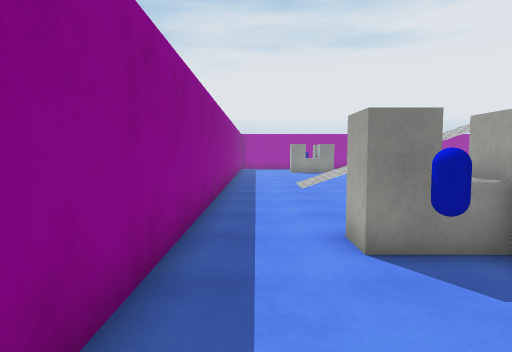
view 1 (above)

20 first-person views from a walk through a Unity game level. The camera is 1.4 m above the floor, tilts 4° down and sees 75° across. The floor is counted in squares, 1 m on a side. Each view is taken from the middle of a square. On the plan, view 1 faces up. The plan holds only what a view shows up to about 15 squares ahead; the rest is blank. The place goes on beyond the plan. The player is left out. Surface patterns are stand-ins for the level's own textures.

view 2
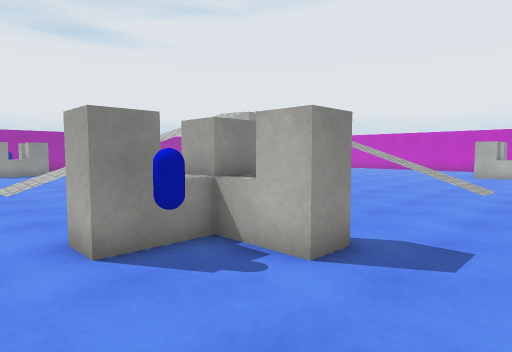

view 3
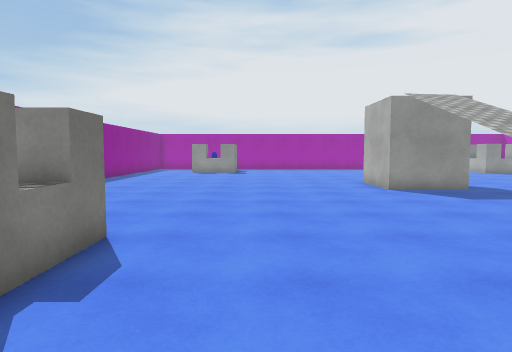

view 4
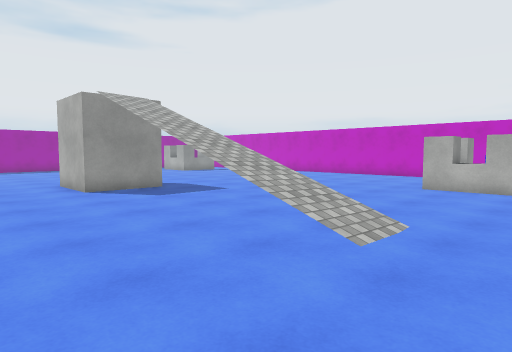

view 5
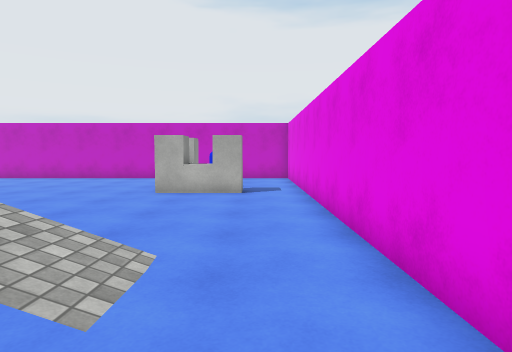

view 6
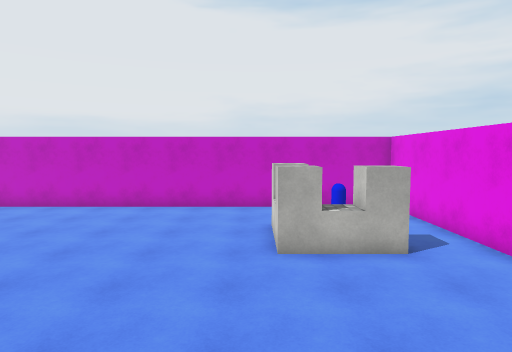

view 7
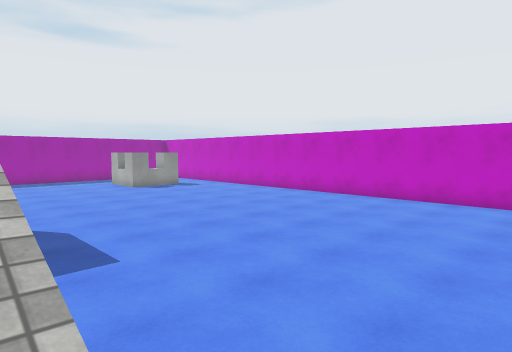

view 8
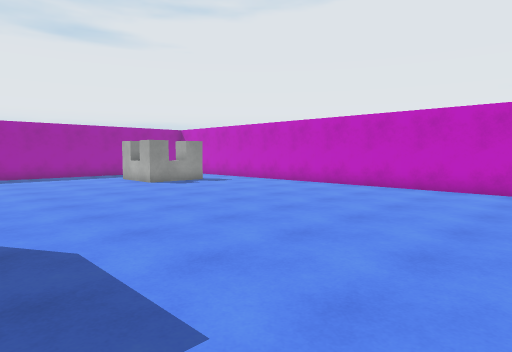

view 9
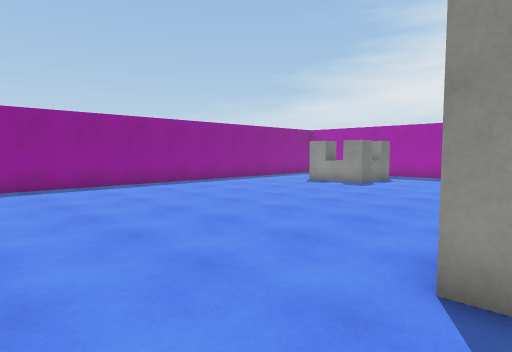

view 10
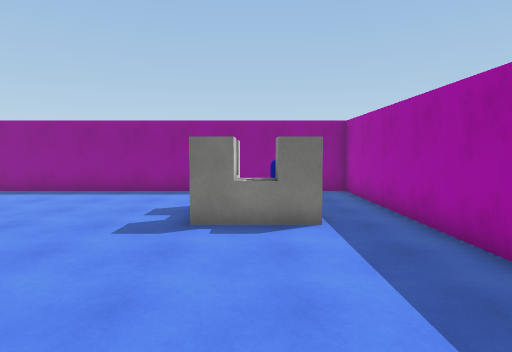

view 11
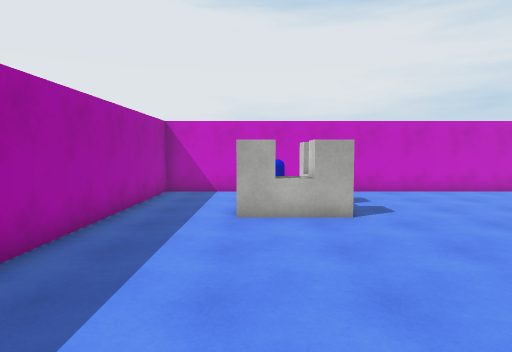

view 12
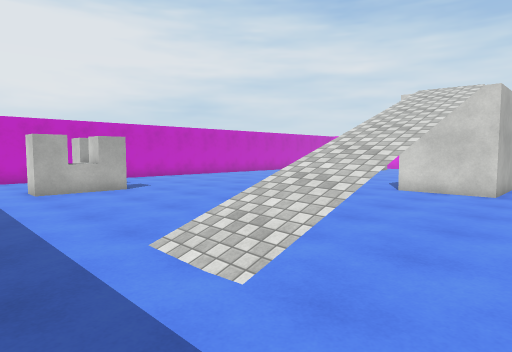

view 13
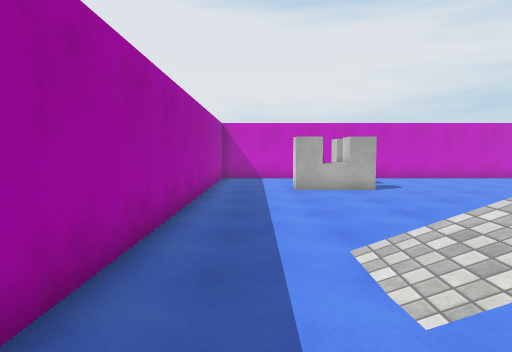

view 14
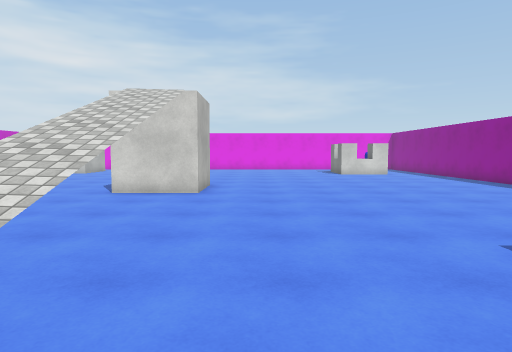

view 15
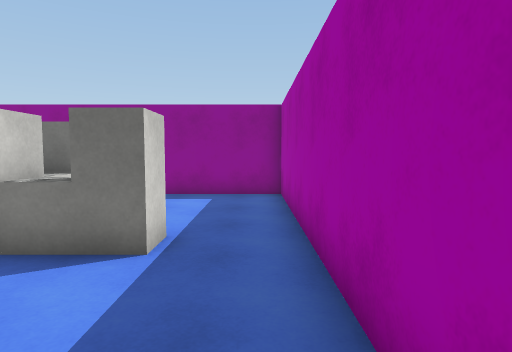

view 16
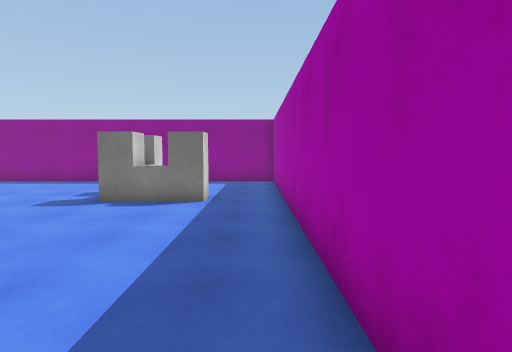

view 17
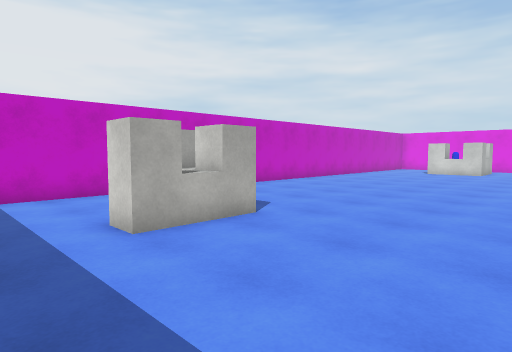

view 18
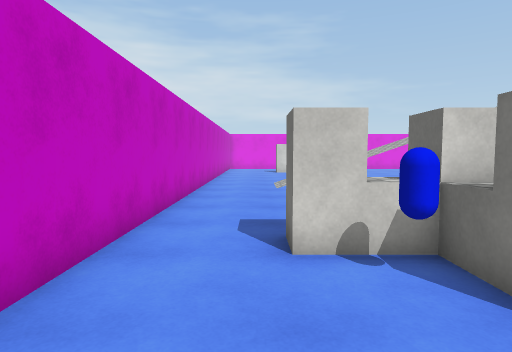

view 19
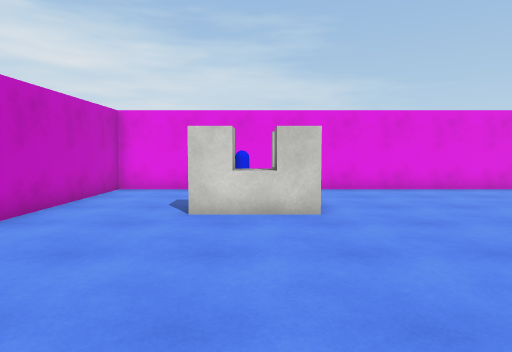

view 20
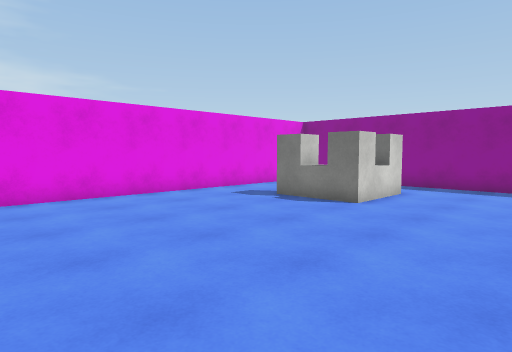

### Floor plan
Key: @ floor where view 1 was taken; # wall or solid block; . main floor; : floor 1.5 m higher than the main floor; / step, stairs or slope; = window, fence, low wall or low ledge; ^ raised ledge; v drop or lower ground; B barrier; C blue capsule; O other object.
Columns run from 1 left of view 1 to 28 right of it. Each row starts with its distance up from view 1.
 29 ##############################
 28 #............................#
 27 #............................#
 26 #....OB......................#
 25 #.    B.......//........B....#
 24 #   BBB.......//........BC...#
 23 #  ...........// .......BBB..#
 22 #.............//  ...........#
 21 #.............:/. ...........#
 20 #................ ...........#
 19 #............................#
 18 #............................#
 17 #............................#
 16 #............................#
 15 #..//// .....####..../ v=//..#
 14 #..///   ....####....^   //..#
 13 #..//= v^....####..... ////..#
 12 #............................#
 11 #............................#
 10 #............................#
  9 #............................#
  8 #............................#
  7 #............./:.............#
  6 #.............//.............#
  5 #..BBB........//.............#
  4 #..C.B........//.......BBB...#
  3 #....B........//.......BC ...#
  2 #......................B  ...#
  1    ..........................#
  0  @ ..........................#
 -1    ###########################

Where each view was taken, in squares from view 1:
view 1: 0 up, 0 right, facing up
view 2: 0 up, 0 right, facing up-right
view 3: 0 up, 7 right, facing up
view 4: 0 up, 8 right, facing up-right
view 5: 1 up, 10 right, facing right
view 6: 5 up, 14 right, facing right
view 7: 4 up, 14 right, facing up-right
view 8: 8 up, 15 right, facing up-right
view 9: 9 up, 13 right, facing up-left
view 10: 25 up, 13 right, facing left
view 11: 25 up, 14 right, facing right
view 12: 28 up, 10 right, facing down-right
view 13: 27 up, 10 right, facing right
view 14: 27 up, 10 right, facing down
view 15: 28 up, 10 right, facing left
view 16: 28 up, 15 right, facing left
view 17: 28 up, 17 right, facing down-right
view 18: 28 up, 26 right, facing down
view 19: 12 up, 23 right, facing down
view 20: 10 up, 13 right, facing down-left
